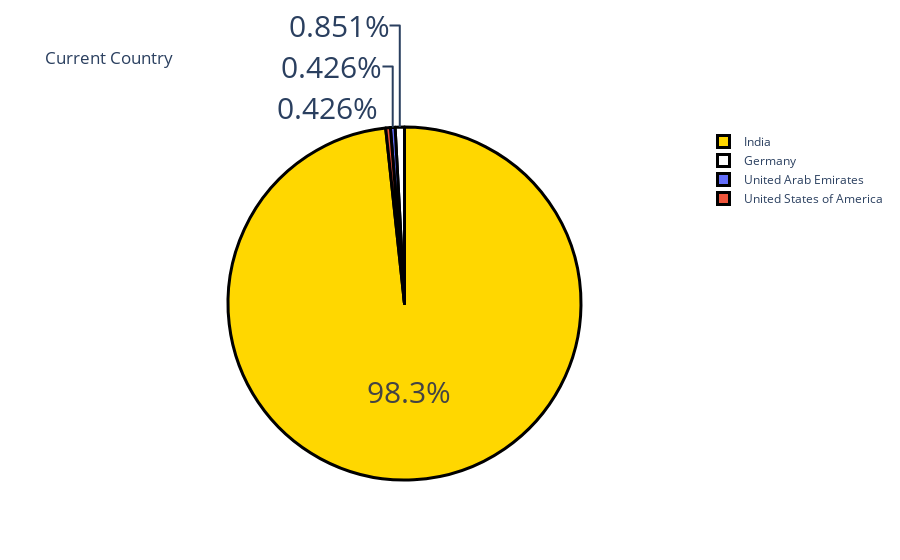

The code cell stored with this chart in its notebook:
### Code cell
country = data["Your Current Country."].value_counts()
labels = country.index
counts = country.values
colors = ["gold", "white"]
fig = go.Figure(data=[go.Pie(labels=labels, values=counts)])
fig.update_layout(title_text='Current Country')
fig.update_traces(hoverinfo='label+value', textinfo='percent', textfont_size=30,
                 marker=dict(colors=colors, line=dict(color='black', width=3)))

fig.show()

### Figure 1 — Plotly figure (JSON) as saved in the notebook; plotly's stock layout.template omitted (floating-point values rounded to 4 significant figures)
{"data": [{"hoverinfo": "label+value", "labels": ["India", "Germany", "United Arab Emirates", "United States of America"], "marker": {"colors": ["gold", "white"], "line": {"color": "black", "width": 3}}, "textfont": {"size": 30}, "textinfo": "percent", "type": "pie", "values": [231, 2, 1, 1]}], "layout": {"title": {"text": "Current Country"}}}
